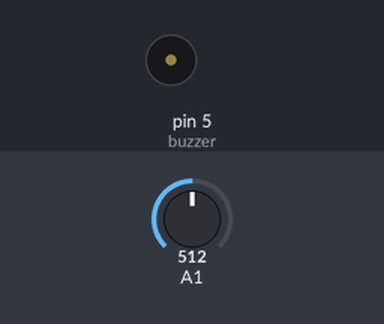
Recording of a sketch running on a simulated Arduino Uno, built with avr-gcc and run on an emulated ATmega328P. On the bench: buzzer (waves = sounding). Inputs (shaded band) come from the test bench; at power-on: A1 = 512. What the sketch prints to the serial monitor is not drawn.

Above: at 18.0 s.
18.1 s: A1 set to 969
33.5 s: A1 set to 992
At 37.0 s:
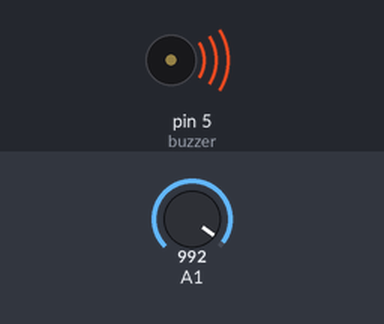
48.9 s: A1 set to 971
At 49.86 s:
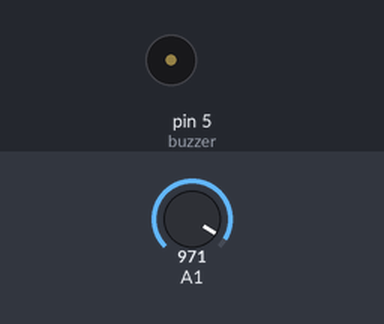
64.3 s: A1 set to 991
At 65.4 s:
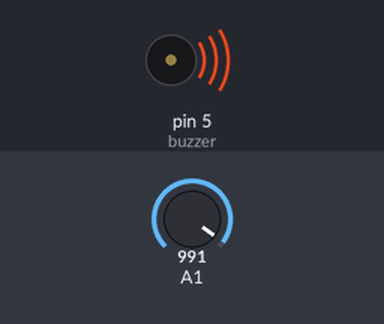
Timing chart, 0 to 70.9 s (numbered marks = the images above; inputs shaded):
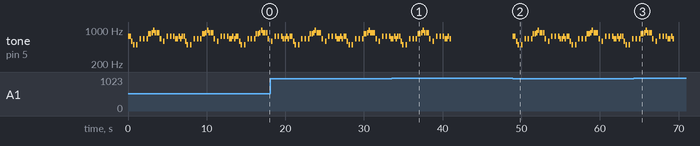

The sketch:

Programme_Ard2_Buzzer.ino
```cpp
#define NOTE_B0  31
#define NOTE_C1  33
#define NOTE_CS1 35
#define NOTE_D1  37
#define NOTE_DS1 39
#define NOTE_E1  41
#define NOTE_F1  44
#define NOTE_FS1 46
#define NOTE_G1  49
#define NOTE_GS1 52
#define NOTE_A1  55
#define NOTE_AS1 58
#define NOTE_B1  62
#define NOTE_C2  65
#define NOTE_CS2 69
#define NOTE_D2  73
#define NOTE_DS2 78
#define NOTE_E2  82
#define NOTE_F2  87
#define NOTE_FS2 93
#define NOTE_G2  98
#define NOTE_GS2 104
#define NOTE_A2  110
#define NOTE_AS2 117
#define NOTE_B2  123
#define NOTE_C3  131
#define NOTE_CS3 139
#define NOTE_D3  147
#define NOTE_DS3 156
#define NOTE_E3  165
#define NOTE_F3  175
#define NOTE_FS3 185
#define NOTE_G3  196
#define NOTE_GS3 208
#define NOTE_A3  220
#define NOTE_AS3 233
#define NOTE_B3  247
#define NOTE_C4  262
#define NOTE_CS4 277
#define NOTE_D4  294
#define NOTE_DS4 311
#define NOTE_E4  330
#define NOTE_F4  349
#define NOTE_FS4 370
#define NOTE_G4  392
#define NOTE_GS4 415
#define NOTE_A4  440
#define NOTE_AS4 466
#define NOTE_B4  494
#define NOTE_C5  523
#define NOTE_CS5 554
#define NOTE_D5  587
#define NOTE_DS5 622
#define NOTE_E5  659
#define NOTE_F5  698
#define NOTE_FS5 740
#define NOTE_G5  784
#define NOTE_GS5 831
#define NOTE_A5  880
#define NOTE_AS5 932
#define NOTE_B5  988
#define NOTE_C6  1047
#define NOTE_CS6 1109
#define NOTE_D6  1175
#define NOTE_DS6 1245
#define NOTE_E6  1319
#define NOTE_F6  1397
#define NOTE_FS6 1480
#define NOTE_G6  1568
#define NOTE_GS6 1661
#define NOTE_A6  1760
#define NOTE_AS6 1865
#define NOTE_B6  1976
#define NOTE_C7  2093
#define NOTE_CS7 2217
#define NOTE_D7  2349
#define NOTE_DS7 2489
#define NOTE_E7  2637
#define NOTE_F7  2794
#define NOTE_FS7 2960
#define NOTE_G7  3136
#define NOTE_GS7 3322
#define NOTE_A7  3520
#define NOTE_AS7 3729
#define NOTE_B7  3951
#define NOTE_C8  4186
#define NOTE_CS8 4435
#define NOTE_D8  4699
#define NOTE_DS8 4978
#define REST      0

int Pot = A1;
int pot_val;


// change this to make the song slower or faster
int tempo = 140;

// change this to whichever pin you want to use
int buzzer = 5;

// notes of the moledy followed by the duration.
// a 4 means a quarter note, 8 an eighteenth , 16 sixteenth, so on
// !!negative numbers are used to represent dotted notes,
// so -4 means a dotted quarter note, that is, a quarter plus an eighteenth!!
int melody[] = {

  // Take on me, by A-ha
  // Score available at https://musescore.com/user/27103612/scores/4834399
  // Arranged by Edward Truong

  NOTE_FS5,8, NOTE_FS5,8,NOTE_D5,8, NOTE_B4,8, REST,8, NOTE_B4,8, REST,8, NOTE_E5,8,
  REST,8, NOTE_E5,8, REST,8, NOTE_E5,8, NOTE_GS5,8, NOTE_GS5,8, NOTE_A5,8, NOTE_B5,8,
  NOTE_A5,8, NOTE_A5,8, NOTE_A5,8, NOTE_E5,8, REST,8, NOTE_D5,8, REST,8, NOTE_FS5,8,
  REST,8, NOTE_FS5,8, REST,8, NOTE_FS5,8, NOTE_E5,8, NOTE_E5,8, NOTE_FS5,8, NOTE_E5,8,
  NOTE_FS5,8, NOTE_FS5,8,NOTE_D5,8, NOTE_B4,8, REST,8, NOTE_B4,8, REST,8, NOTE_E5,8,

  REST,8, NOTE_E5,8, REST,8, NOTE_E5,8, NOTE_GS5,8, NOTE_GS5,8, NOTE_A5,8, NOTE_B5,8,
  NOTE_A5,8, NOTE_A5,8, NOTE_A5,8, NOTE_E5,8, REST,8, NOTE_D5,8, REST,8, NOTE_FS5,8,
  REST,8, NOTE_FS5,8, REST,8, NOTE_FS5,8, NOTE_E5,8, NOTE_E5,8, NOTE_FS5,8, NOTE_E5,8,
  NOTE_FS5,8, NOTE_FS5,8,NOTE_D5,8, NOTE_B4,8, REST,8, NOTE_B4,8, REST,8, NOTE_E5,8,
  REST,8, NOTE_E5,8, REST,8, NOTE_E5,8, NOTE_GS5,8, NOTE_GS5,8, NOTE_A5,8, NOTE_B5,8,

  NOTE_A5,8, NOTE_A5,8, NOTE_A5,8, NOTE_E5,8, REST,8, NOTE_D5,8, REST,8, NOTE_FS5,8,
  REST,8, NOTE_FS5,8, REST,8, NOTE_FS5,8, NOTE_E5,8, NOTE_E5,8, NOTE_FS5,8, NOTE_E5,8,

};

// sizeof gives the number of bytes, each int value is composed of two bytes (16 bits)
// there are two values per note (pitch and duration), so for each note there are four bytes
int notes = sizeof(melody) / sizeof(melody[0]) / 2;

// this calculates the duration of a whole note in ms
int wholenote = (60000 * 4) / tempo;

int divider = 0, noteDuration = 0;

void setup() {
  Serial.begin(9600);
}

void loop() {
  // no need to repeat the melody.

  pot_val = analogRead(A1);
  Serial.println(pot_val);


  if (pot_val < 981 ){
  // iterate over the notes of the melody.
  // Remember, the array is twice the number of notes (notes + durations)
  for (int thisNote = 0; thisNote < notes * 2; thisNote = thisNote + 2) {

    // calculates the duration of each note
    divider = melody[thisNote + 1];
    if (divider > 0) {
      // regular note, just proceed
      noteDuration = (wholenote) / divider;
    } else if (divider < 0) {
      // dotted notes are represented with negative durations!!
      noteDuration = (wholenote) / abs(divider);
      noteDuration *= 1.5; // increases the duration in half for dotted notes
    }

    // we only play the note for 90% of the duration, leaving 10% as a pause
    tone(buzzer, melody[thisNote], noteDuration * 0.9);

    // Wait for the specief duration before playing the next note.
    delay(noteDuration);

    // stop the waveform generation before the next note.
    noTone(buzzer);
  }
  }
}
```

Measured:
- the behaviour switches between 980 and 981 on A1 (found by bisection; images 0 and 1)
- after the input at 33.5 s, tone on pin 5 (buzzer): goes on until 41.1 s, then stays silent
- after the input at 48.9 s, tone on pin 5 (buzzer): plays 740 Hz for 0.19 s, 740 Hz for 0.19 s, 587 Hz for 0.19 s, 494 Hz for 0.19 s, 494 Hz for 0.19 s, 659 Hz for 0.19 s … (54 notes in this stretch), starting at once
- after the input at 64.3 s, tone on pin 5 (buzzer): goes on until 69.4 s, then stays silent
- by itself, tone on pin 5 (buzzer): plays 740 Hz for 0.19 s, 740 Hz for 0.19 s, 587 Hz for 0.19 s, 494 Hz for 0.19 s, 494 Hz for 0.19 s, 659 Hz for 0.19 s … (64 notes in this stretch)
